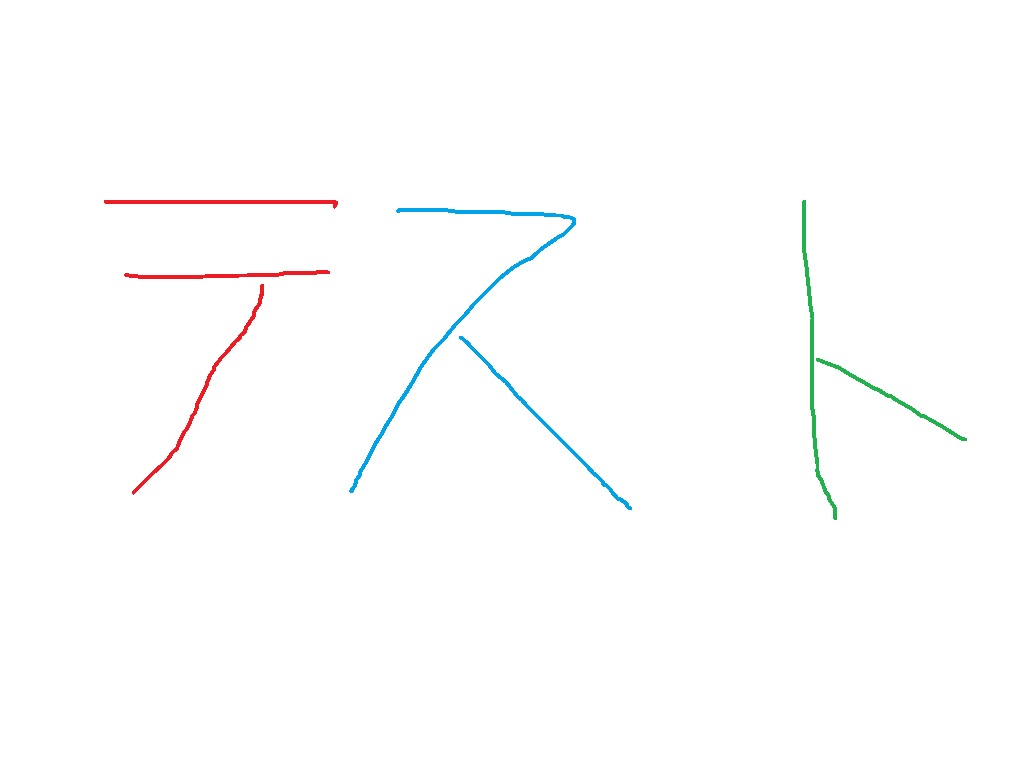
#> input picture sample.jpg, 1024 x 768 px
$ python imageviewr.py sample.jpg
#> lines starting #> are read from the running program, lines starting #| are printed output that depends on the picture
#!/usr/bin/python3
# -*- coding: utf-8 -*-

# 必要なライブラリのimport
from PIL import Image
import datetime
from decimal import Decimal, ROUND_HALF_UP
import json
import math
from matplotlib import cm as cm
from matplotlib import pyplot as plt
from matplotlib import patches as patches
from matplotlib.ticker import AutoMinorLocator, FuncFormatter, MultipleLocator
import numpy as np
import sys

DEFAULT_DTYPE = np.float32

def normalizeRgb(originPixel):
  """Normalize RGB data and revert gamma correction.

  Args:
      originPixel (numpy.ndarray): Image data which has 3 dimensional data(height/width/RGB). The RGB data takes value from 0 to 255 and corrects gamma curb 2.2.

  Returns:
      numpy.ndarray: Normalized and reverted gamma correction image data(height/width/RGB).
  """
  # JPEGを前提として、RGBの各々の解像度8bit(255)と定義
  RGB_RESOLUTION = 255

  # 0～1の間で正規化
  tempPixel = (originPixel / RGB_RESOLUTION).astype(DEFAULT_DTYPE)

  # ガンマ補正を元に戻し、リニア化
  #   正規化値  <= 0.04045 : 正規化値 / 12.92
  #   正規化値  >  0.04045 : ((正規化値 + 0.055) / 1.055) に 2.4階乗
  LINEAR_THR = 0.04045
  ret_arr =  np.piecewise(
    tempPixel,
    [
      tempPixel <= LINEAR_THR,
      tempPixel > LINEAR_THR
    ],
    [
      lambda tempPixel: tempPixel/12.92,
      lambda tempPixel: ((tempPixel+0.055)/1.055)**2.4
    ])

  # 正規化RGBが、0.0, 0.0, 0.0 の時、
  # 後の処理で0除算によるランタイム警告になるので、0に近い最小値に置換
  ret_arr[np.where(np.sum(ret_arr, axis=2) == 0)] = [
    np.finfo(DEFAULT_DTYPE).tiny,
    np.finfo(DEFAULT_DTYPE).tiny,
    np.finfo(DEFAULT_DTYPE).tiny]

  return ret_arr.astype(DEFAULT_DTYPE)


# convert from normalized RGB to CIE XYZ
def convertToCieXYZ(normalizedRgb):
  """Convert from normalized RGB image to CIE XYZ data using matrix for sRGB.

  Args:
      normalizedRgb (numpy.ndarray): Normalized and reverted gamma correction image data(height/width/RGB).

  Returns:
      numpy.ndarray: CIE XYZ data has 2 dimensional data(serialized array/XYZ).
  """
  # RGB of sRGB color space to CIE XYZ convert matrix
  MATRIX = np.array([
    [0.412424, 0.357579, 0.180464],
    [0.212656, 0.715158, 0.072186],
    [0.019332, 0.119193, 0.950444]], dtype=DEFAULT_DTYPE)

  # 1次元行列の配列のまま2次元行列を掛けるため、
  # 掛け算の順序逆転と2次元配列を転置してRGBからXYZを算出
  ret_arr = np.dot(normalizedRgb, MATRIX.T)

  # 前の実装を維持するため、2次元配列を1次元配列
  return ret_arr.reshape(-1, 3)


def convertToYCbCr(normalizedRgb):
  """Convert from normalized RGB image to YCbCr data using matrix for ITU-R BT.601.

  Args:
      normalizedRgb (numpy.ndarray): Normalized and reverted gamma correction image data(height/width/RGB).

  Returns:
      numpy.ndarray: YCbCr data has 2 dimensional data(serialized array/YCbCr).
  """
  # RGB of sRGB color space to YCbCr(ITU-R BT.601) convert matrix
  MATRIX = np.array([
    [ 0.299000,  0.587000,  0.114000],
    [-0.168736, -0.331264,  0.500000],
    [ 0.500000, -0.418688, -0.081312]], dtype=DEFAULT_DTYPE)

  # 1次元行列の配列のまま2次元行列を掛けるため、
  # 掛け算の順序逆転と2次元配列を転置してRGBからYCbCrを算出
  ret_arr = np.dot(normalizedRgb, MATRIX.T)

  # 前の実装を維持するため、2次元配列を1次元配列
  return ret_arr.reshape(-1, 3)


def convertToCiexyz(cieXYZ):
  """Convert from CIE XYZ data to CIE xyz data.

  Args:
      cieXYZ (numpy.ndarray): CIE XYZ data.

  Returns:
      numpy.ndarray: CIE xyz data has 2 dimensional data(serialized array/xyz).
  """
  # 画素毎にXYZからxyzを算出
  #   x = X / (X + Y + Z)
  #   y = Y / (X + Y + Z)
  #   z = Z / (X + Y + Z)
  return cieXYZ / np.tile(np.sum(cieXYZ, axis=1), (3,1)).T


def convertToCielab(cieXYZ):
  """Convert from CIE XYZ data to CIE L*a*b* data.

  Args:
      cieXYZ (numpy.ndarray): CIE XYZ data.

  Returns:
      numpy.ndarray: CIE L*a*b* data has 2 dimensional data(serialized arrray/L*a*b*).
  """
  # 画素ごとにXYZからL*a*b*を算出
  #   L* = 116 * f(Y/Yn) -16
  #   a* = 500 * (f(X/Xn) - f(Y/Yn))
  #   b* = 200 * (f(Y/Yn) - f(Z/Zn))
  #
  #   f(t) = t ^ (1/3) ... t > (6/29)^3
  #   f(t) = (1/3) * (29/6)^2 * t + (4/29) ... t <= (6/29)^3

  # 現時点で4段階の計算に分ける予定
  #   1. CIE XYZ => X/Xn, Y/Yn, Z/Zn
  #   2. X/Xn, Y/Yn, Z/Zn => f(X/Xn), f(Y/Yn), f(Z/Zn)
  #   3. f(X/Xn), f(Y/Yn), f(Z/Zn) => L* + 16, a*, b*
  #   4. L* + 16, a*, b* => L*, a*, b*

  # 基準点の白点と変換式の行列
  REFERENCEPOINT_D50 = np.array([
    [0.964212,  1.0,  0.825188],], dtype=DEFAULT_DTYPE)
  REFERENCEPOINT_D65 = np.array([
    [0.950489,  1.0,  1.088840],], dtype=DEFAULT_DTYPE)
  CONVERT_MATRIX = np.array([
    [0.0, 116.0, 0.0],
    [500.0, -500.0, 0.0],
    [0.0, 200.0, -200.0]], dtype=DEFAULT_DTYPE)
  L_OFFSET = np.array([
    [-16.0, 0.0, 0.0],], dtype=DEFAULT_DTYPE)

  # 基準のWhitePointの補正
  correctedWPXYZ = cieXYZ / REFERENCEPOINT_D50
  THR = 0.008856451679035631 # (6/29)^3
  preConverted =  np.piecewise(
    correctedWPXYZ,
    [
      correctedWPXYZ <= THR,
      correctedWPXYZ > THR
    ],
    [
      lambda correctedWPXYZ:
        7.787037037037035 * correctedWPXYZ + 0.13793103448275862,
      lambda correctedWPXYZ:
        correctedWPXYZ ** 0.3333333333333333
    ])
  return np.dot(preConverted, CONVERT_MATRIX.T) + L_OFFSET


def convertToCieLch(cieLab):
  """Convert from CIE L*a*b* data to CIE L*C*h data.

  Args:
      cieLab (numpy.ndarray): CIE L*a*b* data.

  Returns:
      numpy.ndarray: CIE L*C*h data has 2 dimensional data(serialized arrray/L*C*h).
  """
  c = np.sqrt(
    np.power(cieLab[0:,1], 2) + np.power(cieLab[0:,2], 2),
    dtype=DEFAULT_DTYPE)
  h = np.arctan2(cieLab[0:,2], cieLab[0:,1], dtype=DEFAULT_DTYPE)
  return np.c_[cieLab[0:,0], c, h]


def plotPolarPoint(axe, colorspace, target1, target2, color=None, marker="+"):
  """Plots polar points which is read from auxiliary_line.json.

  Args:
      axe (matplotlib.axes.Axes): Target axe for plotting.
      colorspace (str): Group key defined in json.
      target1 (str): Array data key defined under "colorspace". Plots this key-value on x-axis.
      target2 (str): Array data key defined under "colorspace". Plots this key-value on y-axis.
      color (type, optional): Color parameter defined by matplotlib. When specified "None", set color defined by json or "#000000". Defaults to None.
      marker (str, optional): Marker style parameter defined by matplotlib. Defaults to "+".
  """
  POLAR_KEY = 'polar'
  PLOTCOLOR_KEY = 'plot_color'
  with open('auxiliary_line.json') as auxline_file:
    polor_point = json.load(auxline_file)

    if not colorspace in polor_point:
      return
    if not POLAR_KEY in polor_point[colorspace]:
      return
    for key, value in polor_point[colorspace][POLAR_KEY].items():
      if target1 in value and target2 in value:
        if color is None:
          if PLOTCOLOR_KEY in value:
            plot_color = value[PLOTCOLOR_KEY]
          else:
            plot_color = '#000000'
        else:
          plot_color = color
        axe.plot(
          value[target1], value[target2],
          color=plot_color, marker=marker, linestyle="",
          alpha=1.0, zorder=-5.0
        )


def plotAuxiliaryLine(axe, colorspace, target1, target2, color=None, linestyle="--"):
  """Plots auxiliary line which is read from auxiliary_line.json.

  Args:
      axe (matplotlib.axes.Axes): Target axe for plotting.
      colorspace (str): Group key defined in json.
      target1 (str): Array data key defined under "colorspace". Plots this key-value on x-axis.
      target2 (str): Array data key defined under "colorspace". Plots this key-value on y-axis.
      color (type, optional): Color parameter defined by matplotlib. When specified "None", set color defined by json or "#000000". Defaults to None.
      linestyle (str, optional): Line style parameter defined by matplotlib. Defaults to "--".
  """
  AUX_KEY = 'auxiliary_line'
  PLOTCOLOR_KEY = 'plot_color'
  with open('auxiliary_line.json') as auxline_file:
    auxline = json.load(auxline_file)

    if not colorspace in auxline:
      return
    if not AUX_KEY in auxline[colorspace]:
      return
    for key, value in auxline[colorspace][AUX_KEY].items():
      if target1 in value and target2 in value:
        if color is None:
          if PLOTCOLOR_KEY in value:
            plot_color = value[PLOTCOLOR_KEY]
          else:
            plot_color = '#000000'
        else:
          plot_color = color
        axe.plot(
          value[target1], value[target2],
          color=plot_color, linestyle=linestyle, alpha=1.0, zorder=-5.0
        )


@FuncFormatter
def major_formatter_degree(x, pos):
  return '{:+3d}'.format(int(Decimal(math.degrees(x)).quantize(Decimal('0'), rounding=ROUND_HALF_UP)))


# [43 lines left out: function debug_print, not called in this run]

  # [19 lines of commented-out code are left out]


def viewer(arg):
  print('speed(opjp): ', datetime.datetime.now())
  if(len(arg) > 1):
    # 画像読み込み：引数が指定されていたら先頭のファイルを読み込み
    im = Image.open(arg[1])
#> im is the input picture: PIL image 1024x768 RGB; mean R, G, B 253.3, 253.6, 253.6
  else:
    # 画像読み込み：仮実装のため、固定ファイル読み込み
    im = Image.open("sample.jpg")
  im_list = np.asarray(im)

  # 画像の間引き：とりあえず、XGA以上の解像度を想定し、横幅1024未満にする間引き
  MAX_IMG_WIDTH = 1024
  (img_x, img_y, img_dim) = im_list.shape
#> img_x = 768; img_y = 1024; img_dim = 3
  if img_x  > img_y:
    skip = int(img_x / MAX_IMG_WIDTH) + 1
  else:
    skip = int(img_y / MAX_IMG_WIDTH) + 1
#> skip = 2

  # 処理時間がかかるため、追加で固定値で間引き
  skip *= 4
#> skip = 8
  im_list2 = im_list[::skip,::skip,::]
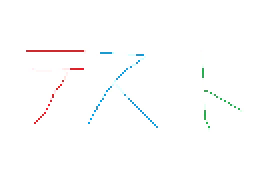
#> im_list2: shape (96, 128, 3) (shown 2 times larger); mean R, G, B 253.4, 253.5, 253.6

  # RGB to CIE xyz, YCbCr, CIE L*a*b* and CIE L*C*h
  normalizedRGB = normalizeRgb(im_list2)
  cieXYZ = convertToCieXYZ(normalizedRGB)
#> in convertToCieXYZ, `ret_arr = np.dot(normalizedRgb, MATRIX.T)`:
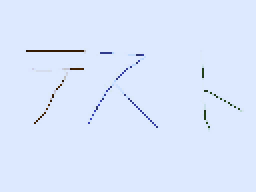
#> ret_arr: shape (96, 128, 3) float32 (shown 2 times larger); mean R, G, B 0.943, 0.992, 1.08; drawn with min black and max white
  ciexyz = convertToCiexyz(cieXYZ)
  ycbcr = convertToYCbCr(normalizedRGB)
#> in convertToYCbCr, `ret_arr = np.dot(normalizedRgb, MATRIX.T)`:
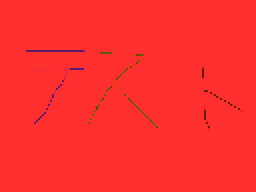
#> ret_arr: shape (96, 128, 3) float32 (shown 2 times larger); mean R, G, B 0.992, 0.000225, -6.29e-05; drawn with min black and max white
  cieLab = convertToCielab(cieXYZ)
  cieLch = convertToCieLch(cieLab)
#> in convertToCieLch, `c = np.sqrt( np.power(cieLab[0:,1], 2) + np.power(cieLab[0:,2], 2), dt..`: c = 12288 values, max 85.82 at index 4392, min 12.97 at index 5024, mean 19.93
#> in convertToCieLch, `h = np.arctan2(cieLab[0:,2], cieLab[0:,1], dtype=DEFAULT_DTYPE)`: h = 12288 values, max 2.88 at index 7142, min -2.59 at index 7160, mean -1.68

  # pick up x and y for ploting
  x = ciexyz[0:, 0]
#> x = 12288 values, max 0.616 at index 4392, min 0.196 at index 7087, mean 0.313
  y = ciexyz[0:, 1]
#> y = 12288 values, max 0.518 at index 4581, min 0.221 at index 7087, mean 0.329

  # 画像とグラフの同時表示
  fig = plt.figure(figsize=(10,24))
  fig.subplots_adjust(wspace=0.2)

  # 画像表示
  ax_img = fig.add_subplot(521)
  ax_img.imshow(im_list2)
  ax_img.set_title("Image")

  # CIE xy のプロット
  ax_plot = fig.add_subplot(522)

  # 極値(RGBCyanMagentaYellow)を CIE xy色度 のグラフにプロット
  plotPolarPoint(ax_plot, 'srgb', 'CIExyz_x', 'CIExyz_y')
#> (reads auxiliary_line.json from the repository)

  ax_plot.plot(x, y, 'k.', alpha=0.3, label="color in image")

  # 描画の補助情報(描画範囲、メジャーとマイナーのメモリとグリッド線)
  ax_plot.set_xlim(0, 1.0)
  ax_plot.set_ylim(0, 1.0)
  ax_plot.xaxis.set_major_locator(MultipleLocator(0.1))
  ax_plot.yaxis.set_major_locator(MultipleLocator(0.1))
  ax_plot.grid(linestyle="--", zorder=-10)
  ax_plot.xaxis.set_minor_locator(AutoMinorLocator(5))
  ax_plot.yaxis.set_minor_locator(AutoMinorLocator(5))
  ax_plot.legend()
  ax_plot.set_aspect('equal')
  ax_plot.set_xlabel("x")
  ax_plot.set_ylabel("y")
  ax_plot.set_title("CIE xy")

  # YCbCrのプロット
  ax_plot2 = fig.add_subplot(523)

  # 極値(RGBCyanMagentaYellow)を Cb/Cr のグラフにプロット
  plotPolarPoint(ax_plot2, 'srgb', 'YCbCr_Cb', 'YCbCr_Cr')

  # 補助線のプロット
  plotAuxiliaryLine(ax_plot2, 'srgb', 'YCbCr_Cb', 'YCbCr_Cr')

  ax_plot2.plot(
    ycbcr[0:, 1], ycbcr[0:, 2], 'k.', alpha=0.3,
    label="color in image")
  ax_plot2.set_xlim(-0.52, 0.52)
  ax_plot2.set_ylim(-0.52, 0.52)
  ax_plot2.xaxis.set_major_locator(MultipleLocator(0.1))
  ax_plot2.yaxis.set_major_locator(MultipleLocator(0.1))
  ax_plot2.grid(linestyle="--", zorder=-10)
  ax_plot2.axvline(c='gray', linewidth=1.0)
  ax_plot2.axhline(c='gray', linewidth=1.0)
  ax_plot2.xaxis.set_minor_locator(AutoMinorLocator(5))
  ax_plot2.yaxis.set_minor_locator(AutoMinorLocator(5))
  ax_plot2.tick_params(axis='both', which='major', labelsize=8)
  ax_plot2.legend()
  ax_plot2.set_aspect('equal')
  ax_plot2.set_xlabel("Cb")
  ax_plot2.set_ylabel("Cr")
  ax_plot2.set_title("CbCr")

  ax_plot3 = fig.add_subplot(524)

  # RGBCyanMagentaYellow の極値のプロット
  plotPolarPoint(ax_plot3, 'srgb', 'CIELab_D50_a', 'CIELab_D50_b')

  # 補助線のプロット
  plotAuxiliaryLine(ax_plot3, 'srgb', 'CIELab_D50_a', 'CIELab_D50_b')

  # CIE L*a*b* のプロット
  ax_plot3.plot(
    cieLab[0:, 1], cieLab[0:, 2], 'k.', alpha=0.3,
    label="color in image")
  ax_plot3.set_xlim(-128, 128)
  ax_plot3.set_ylim(-128, 128)
  ax_plot3.xaxis.set_major_locator(MultipleLocator(25.0))
  ax_plot3.yaxis.set_major_locator(MultipleLocator(25.0))
  ax_plot3.axvline(c='gray', linewidth=1.0)
  ax_plot3.axhline(c='gray', linewidth=1.0)
  for i in range(9):
    grid_circle = patches.Circle(
      xy=(0, 0), radius=(i*25.0), fill=False,
      edgecolor='gray', linestyle="--", zorder=-10)
    ax_plot3.add_patch(grid_circle)
  ax_plot3.xaxis.set_minor_locator(AutoMinorLocator(5))
  ax_plot3.yaxis.set_minor_locator(AutoMinorLocator(5))
  ax_plot3.tick_params(axis='both', which='major', labelsize=8)
  ax_plot3.legend()
  ax_plot3.set_aspect('equal')
  ax_plot3.set_xlabel("a*")
  ax_plot3.set_ylabel("b*")
  ax_plot3.set_title("CIE L*a*b*(D50)")

  # 角度を横軸、彩度を縦軸としたCIE L*C*hのプロット
  ax_plot4 = fig.add_subplot(513)

  # 極値(RGBCyanMagentaYellow)をC* hのグラフにプロット
  plotPolarPoint(ax_plot4, 'srgb', 'CIELCh_D50_h', 'CIELCh_D50_C')

  # RGBの原色から補色間のプロット
  plotAuxiliaryLine(ax_plot4, 'srgb', 'CIELCh_D50_h', 'CIELCh_D50_C')

  # 画像のプロット
  ax_plot4.plot(
    cieLch[0:,2], cieLch[0:,1], 'k.', alpha=0.3,
    label="color in image")
  ax_plot4.set_xlim(-1.0 * np.pi, 1.0 * np.pi)
  ax_plot4.set_ylim(0, 175)
  ax_plot4.xaxis.set_major_locator(MultipleLocator(np.pi/6))
  ax_plot4.yaxis.set_major_locator(MultipleLocator(25.0))
  ax_plot4.grid(linestyle="--", zorder=-10)
  ax_plot4.xaxis.set_minor_locator(AutoMinorLocator(3))
  ax_plot4.yaxis.set_minor_locator(AutoMinorLocator(5))
  ax_plot4.xaxis.set_major_formatter(major_formatter_degree)
  ax_plot4.legend()
  ax_plot4.set_xlabel("Hue(h) [degree]")
  ax_plot4.set_ylabel("Chroma(C*)")
  ax_plot4.set_title("CIE L*C*h(D50)")


  # 角度を横軸、輝度を縦軸としたCIE L*C*hのプロット
  ax_plot5 = fig.add_subplot(514)

  # 極値(RGBCyanMagentaYellow)をL* hのグラフにプロット
  plotPolarPoint(ax_plot5, 'srgb', 'CIELCh_D50_h', 'CIELCh_D50_L')

  ax_plot5.plot(
    cieLch[0:,2], cieLch[0:,0], 'k.', alpha=0.3,
    label="color in image")
  ax_plot5.set_xlim(-1.0 * np.pi, 1.0 * np.pi)
  ax_plot5.set_ylim(0,100)
  ax_plot5.xaxis.set_major_locator(MultipleLocator(np.pi/6))
  ax_plot5.yaxis.set_major_locator(MultipleLocator(10.0))
  ax_plot5.grid(linestyle="--", zorder=-10)
  ax_plot5.xaxis.set_minor_locator(AutoMinorLocator(3))
  ax_plot5.yaxis.set_minor_locator(AutoMinorLocator(5))
  ax_plot5.xaxis.set_major_formatter(major_formatter_degree)
  ax_plot5.legend()
  ax_plot5.set_xlabel("Hue(h) [degree]")
  ax_plot5.set_ylabel("Luminance(L*)")
  ax_plot5.set_title("CIE L*C*h(D50)")

  ax_plot6 = fig.add_subplot(529)
  ax_plot6.xaxis.set_major_locator(MultipleLocator(np.pi/3))
  ax_plot6.yaxis.set_major_locator(MultipleLocator(25.0))
  ax_plot6.xaxis.set_major_formatter(major_formatter_degree)
  ax_plot7 = fig.add_subplot(5,2,10)
  ax_plot7.xaxis.set_major_locator(MultipleLocator(np.pi/3))
  ax_plot7.yaxis.set_major_locator(MultipleLocator(10.0))
  ax_plot7.xaxis.set_major_formatter(major_formatter_degree)
  BINS_CH = [12, 7] # piの12等分(30度単位)と彩度25単位の7等分
  BINS_LH = [12, 10]  # piの12等分(30度単位)と輝度10単位の10等分
  num_ch = ax_plot6.hist2d(
    cieLch[0:,2], cieLch[0:,1], bins=BINS_CH,
    range=[[-np.pi, np.pi], [0, 175]], cmap=cm.jet
  )
  plt.colorbar(num_ch[3], ax=ax_plot6)
  num_lh = ax_plot7.hist2d(
    cieLch[0:,2], cieLch[0:,0], bins=BINS_LH,
    range=[[-np.pi, np.pi], [0, 100]], cmap=cm.jet
  )
  ax_plot6.set_xlabel("Hue(h) [degree]")
  ax_plot6.set_ylabel("Chroma(C*)")
  ax_plot6.set_title("Heatmap of CIE L*C*h(D50)")
  ax_plot7.set_xlabel("Hue(h) [degree]")
  ax_plot7.set_ylabel("Luminance(L*)")
  ax_plot7.set_title("Heatmap of CIE L*C*h(D50)")
  plt.colorbar(num_lh[3], ax=ax_plot7)

  print('speed(edjp): ', datetime.datetime.now())

  plt.show()
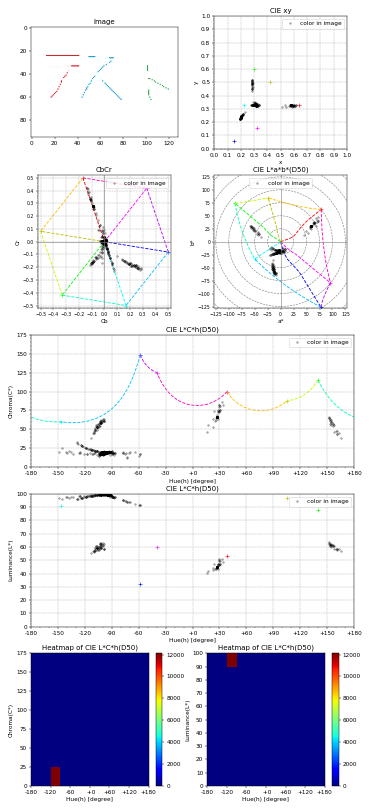
#> figure drawn by matplotlib, 10 panels
  # plt.savefig("sample.png",format = 'png', dpi=120)


viewer(sys.argv)

# debug_print()
